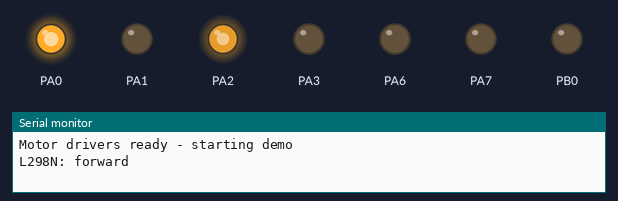
The sketch below on a simulated STM32 Blue Pill. Shown: output pins drawn as LEDs (lit = HIGH), the last lines printed to the serial monitor.

Above: at 0.05 s.
At 1.6 s:
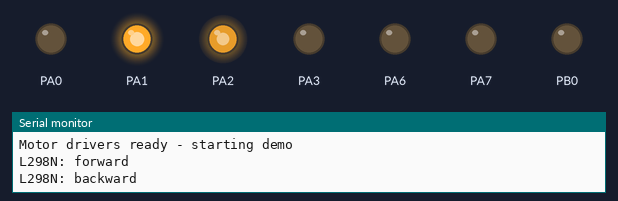
At 3.15 s:
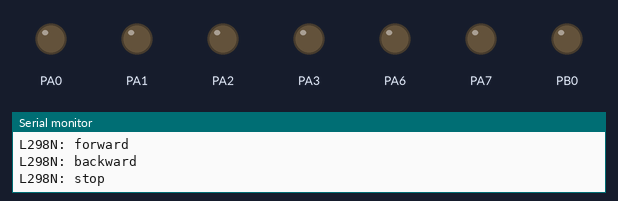
At 6.25 s:
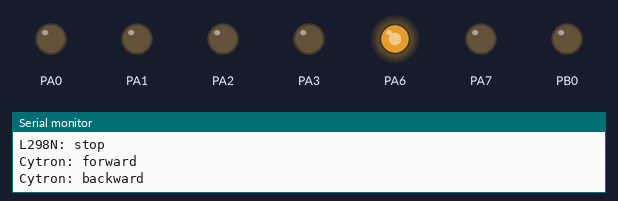
At 9.35 s:
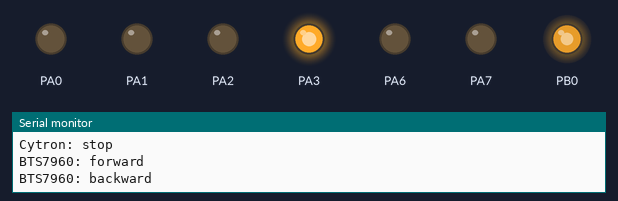
At 12.45 s:
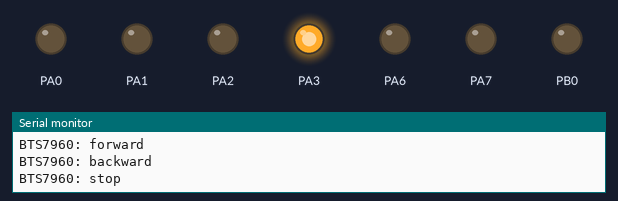
Timing chart, 0 to 16.3 s (numbered marks = the images above):
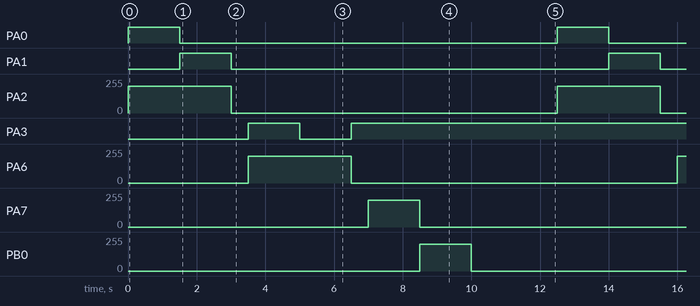

The sketch:

task8_1.ino
```cpp
#include "pins.h"
#include "L298N.h"
#include "Cytron.h"
#include "BTS7960.h"

void demo_L298N();
void demo_Cytron();
void demo_BTS7960();

void setup()
{
  Serial.begin(115200);

  L298N_init(L298N_IN1, L298N_IN2, L298N_ENA);
  Cytron_init(CYTRON_DIR, CYTRON_PWM);
  BTS_init(BTS_RPWM, BTS_LPWM);

  Serial.println("Motor drivers ready - starting demo");
}

void loop()
{
  demo_L298N();
  demo_Cytron();
  demo_BTS7960();

  delay(2000); // pause,then repeat forever
}

void demo_L298N()
{
  Serial.println("L298N: forward");
  L298N_drive(L298N_IN1, L298N_IN2, L298N_ENA, 200);
  delay(1500);

  Serial.println("L298N: backward");
  L298N_drive(L298N_IN1, L298N_IN2, L298N_ENA, -200);
  delay(1500);

  Serial.println("L298N: stop");
  L298N_drive(L298N_IN1, L298N_IN2, L298N_ENA, 0);
  delay(500);
}

void demo_Cytron()
{
  Serial.println("Cytron: forward");
  Cytron_drive(CYTRON_DIR, CYTRON_PWM, 200);
  delay(1500);

  Serial.println("Cytron: backward");
  Cytron_drive(CYTRON_DIR, CYTRON_PWM, -200);
  delay(1500);

  Serial.println("Cytron: stop");
  Cytron_drive(CYTRON_DIR, CYTRON_PWM, 0);
  delay(500);
}

void demo_BTS7960()
{
  Serial.println("BTS7960: forward");
  BTS_drive(BTS_RPWM, BTS_LPWM, 200);
  delay(1500);

  Serial.println("BTS7960: backward");
  BTS_drive(BTS_RPWM, BTS_LPWM, -200);
  delay(1500);

  Serial.println("BTS7960: stop");
  BTS_drive(BTS_RPWM, BTS_LPWM, 0);
  delay(500);
}
```

BTS7960.cpp
```cpp
#include <Arduino.h>
#include "BTS7960.h"

void BTS_init(int RPWM, int LPWM)
{
  pinMode(RPWM, OUTPUT);
  pinMode(LPWM, OUTPUT);

  analogWrite(RPWM, 0);
  analogWrite(LPWM, 0);
}

void BTS_drive(int RPWM, int LPWM, int speed_in_pwm)
{
  speed_in_pwm = constrain(speed_in_pwm, -255, 255);

  if (speed_in_pwm > 0)
  {
    // forward
    analogWrite(RPWM, speed_in_pwm);
    analogWrite(LPWM, 0);
  }
  else if (speed_in_pwm < 0)
  {
    // backward
    analogWrite(RPWM, 0);
    analogWrite(LPWM, -speed_in_pwm);
  }
  else
  {
    analogWrite(RPWM, 0);
    analogWrite(LPWM, 0);
  }
}
```

BTS7960.h
```cpp
#ifndef BTS7960_H
#define BTS7960_H

void BTS_init(int RPWM, int LPWM);
void BTS_drive(int RPWM, int LPWM, int speed_in_pwm);

#endif
```

Cytron.cpp
```cpp
#include <Arduino.h>
#include "Cytron.h"

void Cytron_init(int DIR, int PWM)
{
  pinMode(DIR, OUTPUT);
  pinMode(PWM, OUTPUT);

  digitalWrite(DIR, LOW);
  analogWrite(PWM, 0);
}

// speed_in_pwm
void Cytron_drive(int DIR, int PWM, int speed_in_pwm)
{
  speed_in_pwm = constrain(speed_in_pwm, -255, 255);

  if (speed_in_pwm >= 0)
  {
    digitalWrite(DIR, HIGH); // forward
    analogWrite(PWM, speed_in_pwm);
  }
  else
  {
    digitalWrite(DIR, LOW); // backward
    analogWrite(PWM, -speed_in_pwm);
  }
}
```

Cytron.h
```cpp
#ifndef CYTRON_H
#define CYTRON_H

void Cytron_init(int DIR, int PWM);
void Cytron_drive(int DIR, int PWM, int speed_in_pwm);

#endif
```

L298N.cpp
```cpp
#include <Arduino.h>
#include "L298N.h"

// Call once in setup() for each L298N channel i'm use
void L298N_init(int IN1, int IN2, int ENA)
{
  pinMode(IN1, OUTPUT);
  pinMode(IN2, OUTPUT);
  pinMode(ENA, OUTPUT);

  // start in a safe "stopped" state
  digitalWrite(IN1, LOW);
  digitalWrite(IN2, LOW);
  analogWrite(ENA, 0);
}

// speed_in_pwm
void L298N_drive(int IN1, int IN2, int ENA, int speed_in_pwm)
{
  speed_in_pwm = constrain(speed_in_pwm, -255, 255); // a safe range

  if (speed_in_pwm > 0)
  {
    // forward
    digitalWrite(IN1, HIGH);
    digitalWrite(IN2, LOW);
    analogWrite(ENA, speed_in_pwm);
  }
  else if (speed_in_pwm < 0)
  {
    // backward
    digitalWrite(IN1, LOW);
    digitalWrite(IN2, HIGH);
    analogWrite(ENA, -speed_in_pwm); // PWM needs a +ve number
  }
  else
  {
    // stop
    digitalWrite(IN1, LOW);
    digitalWrite(IN2, LOW);
    analogWrite(ENA, 0);
  }
}
```

L298N.h
```cpp
#ifndef L298N_H
#define L298N_H

void L298N_init(int IN1, int IN2, int ENA);
void L298N_drive(int IN1, int IN2, int ENA, int speed_in_pwm);

#endif
```

pins.h
```cpp
#ifndef PINS_H
#define PINS_H

//L298N pins
#define L298N_IN1   PA0 // direction
#define L298N_IN2   PA1 // direction
#define L298N_ENA   PA2 // PWM speed (TIM2/TIM5 channel)

//Cytron MD10A pins
#define CYTRON_DIR  PA3 // direction
#define CYTRON_PWM  PA6 // PWM speed (TIM3 channel)

//BTS7960 pins
#define BTS_RPWM    PA7 // forward PWM (TIM3 channel)
#define BTS_LPWM    PB0 // backward PWM (TIM3 channel)

#endif
```

Measured:
- by itself, PA0, PA1: alternates HIGH for 1.5 s and LOW for 11.0 s
- by itself, PA2, PA6: alternates 200/255 for 3.0 s and 0/255 for 9.5 s
- by itself, PA3: repeats every 12.5 s: LOW 1.5 s, HIGH 11.0 s
- by itself, PA7, PB0: alternates 200/255 for 1.5 s and 0/255 for 11.0 s
